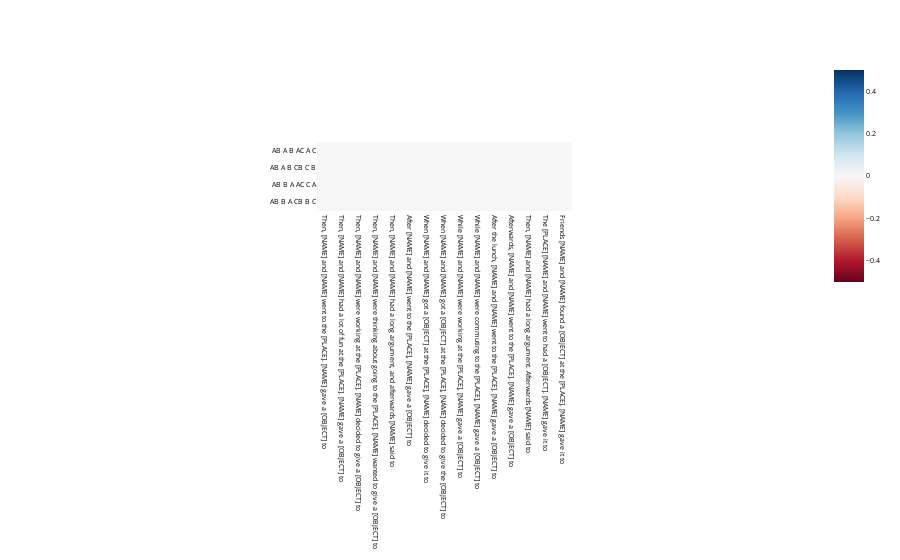

This figure's notebook cell:
### Code cell
import plotly.express as px
import transformer_lens.utils as utils

def imshow(tensor, renderer=None, xaxis="", yaxis="", font_size=None, show=True, color_continuous_midpoint=0.0, **kwargs):
    fig = px.imshow(utils.to_numpy(tensor), color_continuous_midpoint=color_continuous_midpoint, color_continuous_scale="RdBu", labels={"x":xaxis, "y":yaxis}, **kwargs)
    if not font_size is None:
        if 'x' in kwargs:
            fig.update_layout(
              xaxis = dict(
                tickmode='array',
                tickvals = kwargs['x'],
                ticktext = kwargs['x'], 
                ),
               font=dict(size=font_size, color="black"))
        if 'y' in kwargs:
            fig.update_layout(
              yaxis = dict(
                tickmode='array',
                tickvals = kwargs['y'],
                ticktext = kwargs['y'], 
                ),
               font=dict(size=font_size, color="black"))
    if show:
        fig.show(renderer)
    else:
        return fig

imshow(scores[:len(BABA_TEMPLATES)].T, x=BABA_TEMPLATES, y=patching_formats, font_size=7, color_continuous_midpoint=None)

### Figure 1 — Plotly figure (JSON) as saved in the notebook; plotly's stock layout.template omitted (floating-point values rounded to 4 significant figures)
{"data": [{"coloraxis": "coloraxis", "hovertemplate": "x: %{x}<br>y: %{y}<br>color: %{z}<extra></extra>", "name": "0", "type": "heatmap", "x": ["Then, [NAME] and [NAME] went to the [PLACE]. [NAME] gave a [OBJECT] to", "Then, [NAME] and [NAME] had a lot of fun at the [PLACE]. [NAME] gave a [OBJECT] to", "Then, [NAME] and [NAME] were working at the [PLACE]. [NAME] decided to give a [OBJECT] to", "Then, [NAME] and [NAME] were thinking about going to the [PLACE]. [NAME] wanted to give a [OBJECT] to", "Then, [NAME] and [NAME] had a long argument, and afterwards [NAME] said to", "After [NAME] and [NAME] went to the [PLACE], [NAME] gave a [OBJECT] to", "When [NAME] and [NAME] got a [OBJECT] at the [PLACE], [NAME] decided to give it to", "When [NAME] and [NAME] got a [OBJECT] at the [PLACE], [NAME] decided to give the [OBJECT] to", "While [NAME] and [NAME] were working at the [PLACE], [NAME] gave a [OBJECT] to", "While [NAME] and [NAME] were commuting to the [PLACE], [NAME] gave a [OBJECT] to", "After the lunch, [NAME] and [NAME] went to the [PLACE]. [NAME] gave a [OBJECT] to", "Afterwards, [NAME] and [NAME] went to the [PLACE]. [NAME] gave a [OBJECT] to", "Then, [NAME] and [NAME] had a long argument. Afterwards [NAME] said to", "The [PLACE] [NAME] and [NAME] went to had a [OBJECT]. [NAME] gave it to", "Friends [NAME] and [NAME] found a [OBJECT] at the [PLACE]. [NAME] gave it to"], "xaxis": "x", "y": ["AB A B\nAC A C", "AB A B\nCB C B", "AB B A\nAC C A", "AB B A\nCB B C"], "yaxis": "y", "z": [[0, 0, 0, 0, 0, 0, 0, 0, 0, 0, 0, 0, 0, 0, 0], [0, 0, 0, 0, 0, 0, 0, 0, 0, 0, 0, 0, 0, 0, 0], [0, 0, 0, 0, 0, 0, 0, 0, 0, 0, 0, 0, 0, 0, 0], [0, 0, 0, 0, 0, 0, 0, 0, 0, 0, 0, 0, 0, 0, 0]]}], "layout": {"autosize": true, "coloraxis": {"colorscale": [[0, "rgb(103,0,31)"], [0.1, "rgb(178,24,43)"], [0.2, "rgb(214,96,77)"], [0.3, "rgb(244,165,130)"], [0.4, "rgb(253,219,199)"], [0.5, "rgb(247,247,247)"], [0.6, "rgb(209,229,240)"], [0.7, "rgb(146,197,222)"], [0.8, "rgb(67,147,195)"], [0.9, "rgb(33,102,172)"], [1, "rgb(5,48,97)"]]}, "font": {"color": "black", "size": 7}, "margin": {"t": 60}, "xaxis": {"anchor": "y", "autorange": true, "constrain": "domain", "domain": [0.3253, 0.6747], "range": [-0.5, 14.5], "scaleanchor": "y", "tickmode": "array", "ticktext": ["Then, [NAME] and [NAME] went to the [PLACE]. [NAME] gave a [OBJECT] to", "Then, [NAME] and [NAME] had a lot of fun at the [PLACE]. [NAME] gave a [OBJECT] to", "Then, [NAME] and [NAME] were working at the [PLACE]. [NAME] decided to give a [OBJECT] to", "Then, [NAME] and [NAME] were thinking about going to the [PLACE]. [NAME] wanted to give a [OBJECT] to", "Then, [NAME] and [NAME] had a long argument, and afterwards [NAME] said to", "After [NAME] and [NAME] went to the [PLACE], [NAME] gave a [OBJECT] to", "When [NAME] and [NAME] got a [OBJECT] at the [PLACE], [NAME] decided to give it to", "When [NAME] and [NAME] got a [OBJECT] at the [PLACE], [NAME] decided to give the [OBJECT] to", "While [NAME] and [NAME] were working at the [PLACE], [NAME] gave a [OBJECT] to", "While [NAME] and [NAME] were commuting to the [PLACE], [NAME] gave a [OBJECT] to", "After the lunch, [NAME] and [NAME] went to the [PLACE]. [NAME] gave a [OBJECT] to", "Afterwards, [NAME] and [NAME] went to the [PLACE]. [NAME] gave a [OBJECT] to", "Then, [NAME] and [NAME] had a long argument. Afterwards [NAME] said to", "The [PLACE] [NAME] and [NAME] went to had a [OBJECT]. [NAME] gave it to", "Friends [NAME] and [NAME] found a [OBJECT] at the [PLACE]. [NAME] gave it to"], "tickvals": ["Then, [NAME] and [NAME] went to the [PLACE]. [NAME] gave a [OBJECT] to", "Then, [NAME] and [NAME] had a lot of fun at the [PLACE]. [NAME] gave a [OBJECT] to", "Then, [NAME] and [NAME] were working at the [PLACE]. [NAME] decided to give a [OBJECT] to", "Then, [NAME] and [NAME] were thinking about going to the [PLACE]. [NAME] wanted to give a [OBJECT] to", "Then, [NAME] and [NAME] had a long argument, and afterwards [NAME] said to", "After [NAME] and [NAME] went to the [PLACE], [NAME] gave a [OBJECT] to", "When [NAME] and [NAME] got a [OBJECT] at the [PLACE], [NAME] decided to give it to", "When [NAME] and [NAME] got a [OBJECT] at the [PLACE], [NAME] decided to give the [OBJECT] to", "While [NAME] and [NAME] were working at the [PLACE], [NAME] gave a [OBJECT] to", "While [NAME] and [NAME] were commuting to the [PLACE], [NAME] gave a [OBJECT] to", "After the lunch, [NAME] and [NAME] went to the [PLACE]. [NAME] gave a [OBJECT] to", "Afterwards, [NAME] and [NAME] went to the [PLACE]. [NAME] gave a [OBJECT] to", "Then, [NAME] and [NAME] had a long argument. Afterwards [NAME] said to", "The [PLACE] [NAME] and [NAME] went to had a [OBJECT]. [NAME] gave it to", "Friends [NAME] and [NAME] found a [OBJECT] at the [PLACE]. [NAME] gave it to"], "type": "category"}, "yaxis": {"anchor": "x", "autorange": true, "constrain": "domain", "domain": [0.1963, 0.8037], "range": [3.5, -0.5], "tickmode": "array", "ticktext": ["AB A B\nAC A C", "AB A B\nCB C B", "AB B A\nAC C A", "AB B A\nCB B C"], "tickvals": ["AB A B\nAC A C", "AB A B\nCB C B", "AB B A\nAC C A", "AB B A\nCB B C"], "type": "category"}}}
